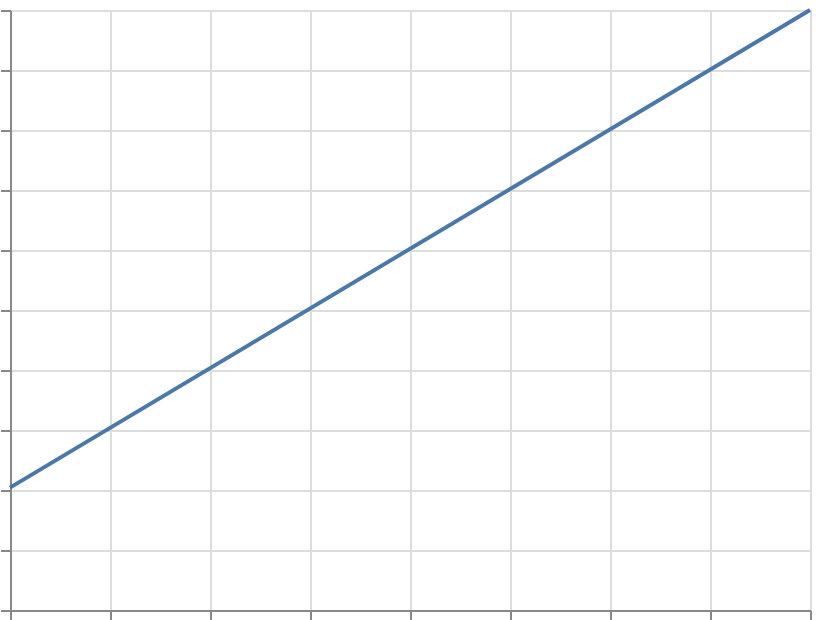

The Vega-Lite source for this figure:
### Vega-Lite specification from a JSON file in a GitHub repository (floating-point values rounded to 4 significant figures)
{"$schema": "https://vega.github.io/schema/vega-lite/v6.json", "width": 400, "height": 300, "padding": 5, "autosize": "none", "data": {"name": "table", "values": [{"x": 1, "y": 2.1}, {"x": 2, "y": 3.9}, {"x": 3, "y": 6.2}, {"x": 4, "y": 7.8}, {"x": 5, "y": 10.1}]}, "mark": "line", "encoding": {"x": {"field": "x", "type": "quantitative"}, "y": {"field": "y", "type": "quantitative"}}, "transform": [{"regression": "y", "on": "x"}]}
